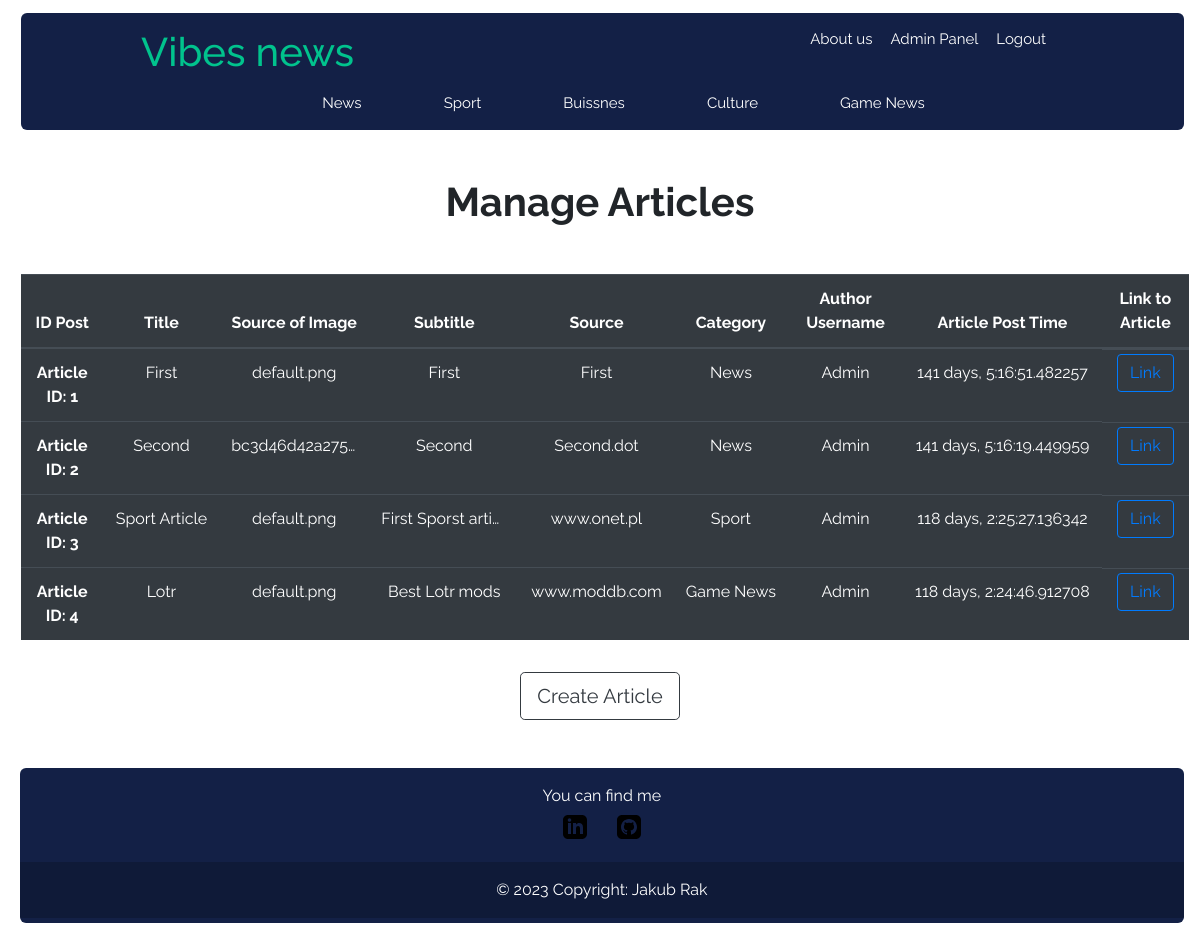
Before: /admin_panel/manage_article (signed in) with the older database file.
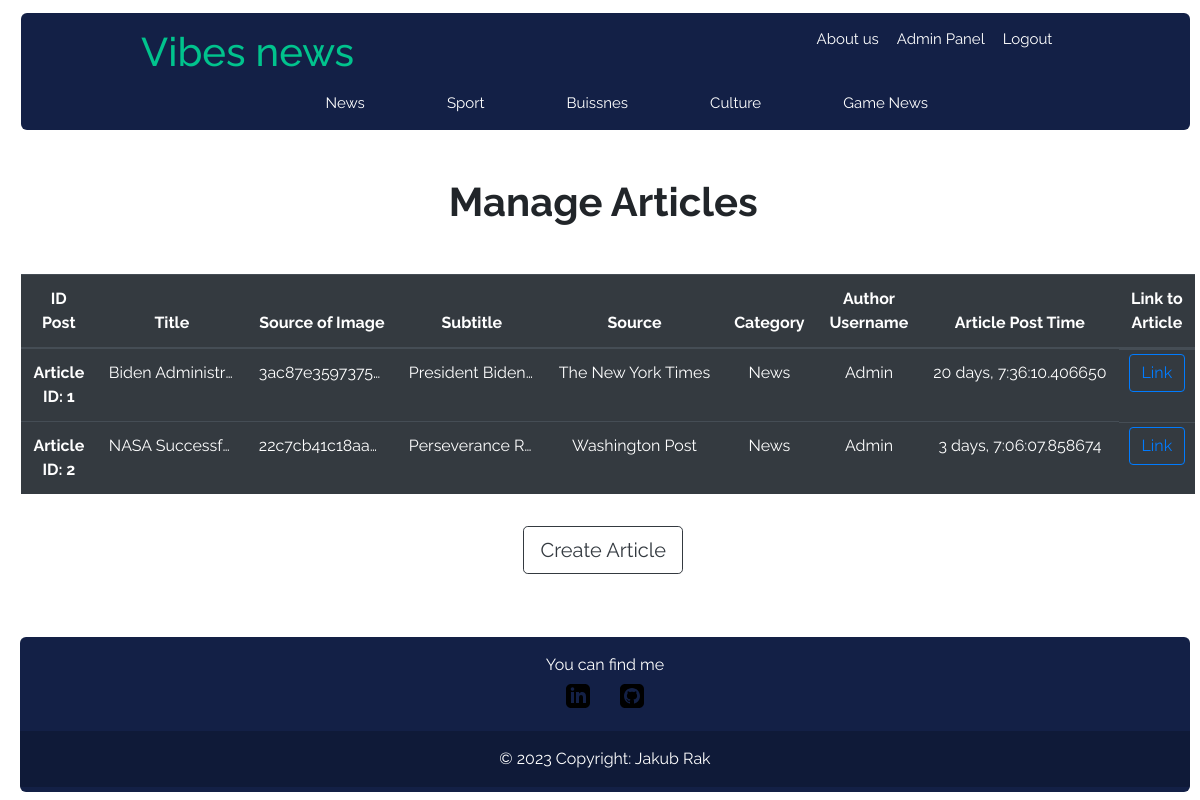
After: the same page with the newer database file.
### vibes/models.py (models this page shows, shortened)
class Article(db.Model):
    id = db.Column (db.Integer, primary_key = True)
    title = db.Column (db.String(255), unique = True, nullable = False)
    image_of_article = db.Column (db.String(255), nullable = False, default = 'default.png')
    subtitle = db.Column (db.Text, nullable = False)
    content = db.Column (db.Text, nullable = False)
    source = db.Column (db.String(255), nullable = False)
    time_posted = db.Column (db.DateTime, nullable = False, default = datetime.utcnow)
    category_id = db.Column(db.Integer, db.ForeignKey('category.id'), nullable=False)
    user_id = db.Column(db.Integer, db.ForeignKey('user.id'), nullable = False)

class Category(db.Model):
    id = db.Column (db.Integer, primary_key = True)
    name = db.Column (db.String(50), nullable = False)
    articles = db.relationship('Article', backref = 'category', lazy = True)
    def __repr__(self) -> str:
        return f"{self.name}"

class User(db.Model, UserMixin):
    id = db.Column (db.Integer, primary_key = True)
    fullname = db.Column (db.String(100), nullable = False)
    username = db.Column (db.String(100), unique = True, nullable = False)
    email = db.Column (db.String(250), unique = True, nullable = False)
    password = db.Column (db.String(255), nullable = False)
    admin_rights = db.Column (db.Integer, nullable = False, default = 0)
    create_time = db.Column (db.DateTime, nullable = False, default = datetime.utcnow)
    articles = db.relationship('Article', backref = 'author', lazy = True)
    category = db.relationship('Category', secondary = Rights, backref = 'users', lazy = True)

### vibes/admin/routes.py (the view)
@admin.route("/admin_panel/manage_article" , methods= ["GET"])
@login_required
def manage_article():
    if (current_user.is_authenticated and current_user.admin_rights == 2):
        articles: Article = Article.query.all()
        time = datetime.utcnow()
        return render_template('manage_article.html', title = 'Admin Panel', articles = articles, time = time, user = current_user)
    else:
        abort(403)

### vibes/models.py (called while the page is built)
@login_manager.user_loader
def load_user(user_id: int) -> object:
    return User.query.get(int(user_id))

### vibes/templates/manage_article.html
{% extends "layout.html" %}
{% block content %}
    <div class="font-style-root d-flex flex-column mt-5">
        <div class="font-weight-bold h1 d-flex justify-content-center mb-5">Manage Articles</div>
        <table class="table table-hover table-dark" style="margin-left: 0.4vw;">
            <thead>
                <tr>
                    <th class="text-center" scope="col">ID Post</th>
                    <th class="text-center" scope="col">Title</th>
                    <th class="text-center" scope="col">Source of Image</th>
                    <th class="text-center" scope="col">Subtitle</th>
                    <th class="text-center" scope="col">Source</th>
                    <th class="text-center" scope="col">Category</th>
                    <th class="text-center" scope="col">Author Username</th>
                    <th class="text-center" scope="col">Article Post Time</th>
                    <th class="text-center" scope="col">Link to Article</th>
                </tr>
            </thead>
            <tbody>
                {% for article in articles %}
                    <tr>
                        <th class="text-center" scope="row">Article ID: {{article.id}}</th>
                        <td class="text-truncate text-center" style="max-width: 150px;">{{article.title}}</td>
                        <td class="text-truncate text-center" style="max-width: 150px;">{{article.image_of_article}}</td>
                        <td class="text-truncate text-center" style="max-width: 150px;">{{article.subtitle}}</td>
                        <td class="text-truncate text-center">{{article.source}}</td>
                        <td class="text-truncate text-center">{{article.category}}</td>
                        <td class="text-truncate text-center">{{article.author.username}}</td>
                        <td class="text-truncate text-center">{{time - article.time_posted}}</td>
                        <td class="d-flex justify-content-center px-1 py-1">
                            <a class="btn btn-outline-primary" href="{{url_for('articles.article', article_id = article.id)}}">Link</a>
                        </td>
                    </tr>
                {% endfor %}
            </tbody>
        </table>
        <div class="d-flex justify-content-center mt-3">
            {% if user.admin_rights == 2 %}
            <a class="btn btn-outline-dark btn-lg" href="{{url_for('admin.create_article')}}">Create Article</a>
            {% elif user.admin_rights == 1 %}
            <a class="btn btn-outline-dark btn-lg" href="{{url_for('editor.create_article')}}">Create Article</a>
            {% elif user.admin_rights == 0 %}
            <a class="btn btn-outline-dark btn-lg" href="{{url_for('user.create_article')}}">Create Article</a>
            {% endif %}
        </div>
    </div>
{% endblock content %}

### vibes/templates/layout.html (shortened to what this page needs)
<!DOCTYPE html>
<html lang="en">
  <head>
    <link
      rel="stylesheet"
      href="../static/style.css"
    />
    <link rel="stylesheet" href="https://cdn.jsdelivr.net/npm/bootstrap@4.3.1/dist/css/bootstrap.min.css">
  </head>
  <body class="mx-3 my-2">
    <header>
      <div class="first-nav-bar">
        <div>
          <a
            class="no-decorate"
            href="{{url_for('main.home')}}"
            ><h1 class="logo-bar">
              Vibes news
            </h1>
          </a>
        </div>
        <div class="main-link-nav-bar">
          <a
            class="link-nav-bar"
            href="{{url_for('main.about')}}"
            >About us</a
          >
          {% if current_user.is_authenticated %}
            {% if current_user.admin_rights == 2 %}
              <a class="link-nav-bar" href="{{url_for('admin.admin_panel')}}">
                Admin Panel
              </a>
            {% elif current_user.admin_rights == 1 %}
                <a class="link-nav-bar" href="{{url_for('editor.editor_panel')}}">
                  Editor Panel
                </a>
            {% elif current_user.admin_rights == 0 %}
                <a class="link-nav-bar" href="{{url_for('user.user_panel')}}">
                  Account Panel
                </a>
            {% endif %}
            <a class="link-nav-bar" href="{{url_for('users.logout')}}">
              Logout
            </a>
          {% else %}
            <a
              class="link-nav-bar"
              href="{{url_for('users.login')}}"
              >Account</a
            >
          {% endif %}
        </div>
      </div>
      <div class="second-nav-bar">
        <div
          class="secondary-link-nav-bar"
        >
          <a
            class="link-nav-bar second-nav-bar-links"
            href="{{url_for('users.news_articles')}}"
            >News</a
          >
          <a
            class="link-nav-bar second-nav-bar-links"
            href="{{url_for('users.sport_articles')}}"
            >Sport</a
          >
          <a
            class="link-nav-bar second-nav-bar-links"
            href="{{url_for('users.buissnes_articles')}}"
            >Buissnes</a
          >
          <a
            class="link-nav-bar second-nav-bar-links"
            href="{{url_for('users.culture_articles')}}"
            >Culture</a
          >
          <a
            class="link-nav-bar second-nav-bar-links"
            href="{{url_for('users.game_articles')}}"
            >Game News</a
          >
        </div>
      </div>
      </header>
    {% block content %}
    {% endblock content %}
    <footer class="text-center text-white footer-vibes mt-5">
      <div class="container">
          <p class="d-flex justify-content-center align-items-center">
            <div class="me-3">You can find me</div>
            <div>
                <a href="https://www.linkedin.com/in/jakub-rak-a13383119">
                  <img src="../static/pics/iconmonstr-linkedin-3.svg" class="btn btn-rounded">
                </a>
              <a href="https://github.com/JakubRak1">
                <img src="../static/pics/iconmonstr-github-3.svg" class="btn btn-rounded">
              </a>
            </div>
          </p>
      </div>
      <div class="text-center p-3" style="background-color: rgba(0, 0, 0, 0.2);">
        © 2023 Copyright: Jakub Rak
      </div>
    </footer>
  </body>
</html>

### vibes/static/style.css (style rules this page uses)
:root { --black: #191e29; --dark-blue: #132046; --neon-green: #01c38d; --grey: #696e79; --white: #ffff; --font-family: "Raleway", sans-serif; }
body { min-height: 98vh; margin: 0; display: grid; grid-template-rows: auto 1fr auto; }
header { min-height: 50px; }
footer { min-height: 50px; }
.first-nav-bar { display: flex; flex-direction: row; justify-content: space-between; background-color: var(--dark-blue); padding-top: 15px; margin-top: 5px; margin-left: 5px; border-top-left-radius: 0.5vw; border-top-right-radius: 0.5vw; font-family: var(--font-family); }
.second-nav-bar { display: flex; flex-direction: row; justify-content: center; background-color: var(--dark-blue); padding-top: 15px; padding-bottom: 15px; margin-left: 5px; border-bottom-left-radius: 0.5vw; border-bottom-right-radius: 0.5vw; color: var(--neon-green); font-family: var(--font-family); }
.no-decorate { color: var(--neon-green); }
.logo-bar { margin: 0; margin-left: 10vw; }
.main-link-nav-bar { display: flex; justify-content: baseline; margin-right: 10vw; }
.link-nav-bar { color: var(--white); margin-right: 1.5vw; font-size: 1.25vw; }
.second-nav-bar-links { text-decoration: none; color: var(--white); margin-left: 5vw; font-size: 1.25vw; }
.font-style-root { font-family: var(--font-family); }
.footer-vibes { background-color: var(--dark-blue); display: flex; flex-direction: column; justify-content: space-between; border-radius: 0.5vw; margin-left: 0.3vw; font-family: var(--font-family); padding-bottom: 5px; }

Changed rows visible on the page:
removed Article: id "3", title "Sport Article", image_of_article "default.png", subtitle "First Sporst arti…", source "www.onet.pl", category "Sport", author.username "Admin", time-article.time_posted "118 days, 2:25:27.136342"
removed Article: id "4", title "Lotr", image_of_article "default.png", subtitle "Best Lotr mods", source "www.moddb.com", category "Game News", author.username "Admin", time-article.time_posted "118 days, 2:24:46.912708"
changed Article id 1: title "First" → "Biden Administr…"; image_of_article "default.png" → "3ac87e3597375…"; subtitle "First" → "President Biden…"; source "First" → "The New York Times"; time-article.time_posted "141 days, 5:16:51.482257" → "20 days, 7:36:10.406650"
changed Article id 2: title "Second" → "NASA Successf…"; image_of_article "bc3d46d42a275…" → "22c7cb41c18aa…"; subtitle "Second" → "Perseverance R…"; source "Second.dot" → "Washington Post"; time-article.time_posted "141 days, 5:16:19.449959" → "3 days, 7:06:07.858674"
